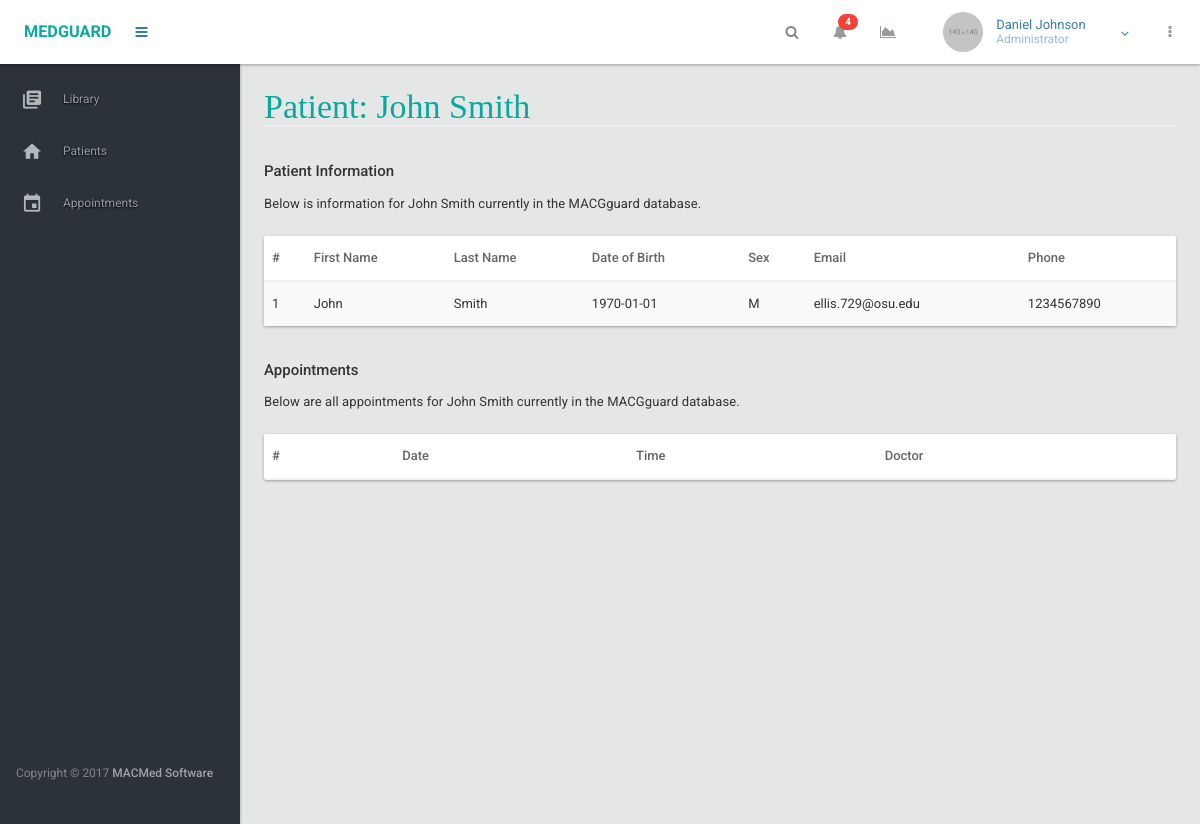
Screenshot of /patients/1 (signed in) with the database file from the repository.
### models.py (models this page shows, shortened)
class Users(db.Model):
	__tablename__ = 'users'
	user_id = db.Column(db.Integer, primary_key=True)
	last_name = db.Column(db.String(20), nullable=False)
	first_name = db.Column(db.String(20), nullable=False)
	sex = db.Column(db.String(1), nullable=False)
	dob = db.Column(db.Date, nullable=False)
	username = db.Column(db.String, unique=True, nullable=False)
	password = db.Column(db.String, nullable=False) # TODO Need this to be salted, etc
	email = db.Column(db.String, unique=True, nullable=False)
	phone_num = db.Column(db.String(10))
	user_level = db.relationship('User_level', backref='role')
	appts = db.relationship('PatientAppt', foreign_keys='PatientAppt.patient_id', backref='appts')
	doc = db.relationship('PatientAppt', foreign_keys='PatientAppt.doctor_id', backref='doc')

### views.py (the view)
@app.route('/patients/<user_id>')
@login_required
def view_single_patient(user_id):
	data = Users.query.filter(Users.user_id == user_id).first()
	return render_template('patients-single.html', main_nav = render_nav('main'), data=data, page_title='Patient: ' + data.first_name + ' ' + data.last_name)

### controller.py (called while the page is built)
def get_user_role(user_id):
	user = Users.query.filter_by(user_id=user_id).first()
	if user is not None:
		return 1
	else:
		return False

### nav.py (called while the page is built)
def render_nav(location):
	if location == "main":
		return render_nav_main()

def render_nav_main():
	links = []
	user_id = session['user_id']
	role = get_user_role(user_id)
	for page in PAGE_ACCESS[role]:
		links.append(mg_get_link(page))
	return links

def mg_get_link(link):
	ret_vals = {}
	if link is 'patients':
		ret_vals['url'] = url_for('view_patients')
		ret_vals['name'] = 'Patients'
		ret_vals['icon'] = 'home'
	elif link == 'library':
		ret_vals['url'] = url_for('view_library')
		ret_vals['name'] = 'Library'
		ret_vals['icon'] = 'my-library-books'
	elif link == 'appointments':
		ret_vals['url'] = url_for('view_appointments')
		ret_vals['name'] = 'Appointments'
		ret_vals['icon'] = 'event'
	elif link == 'patient_data':
		ret_vals['url'] = url_for('view_appointments')
		ret_vals['name'] = 'Appointments'
		ret_vals['icon'] = 'event'
	return ret_vals

### views.py (called while the page is built)
def login_required(test):
	@wraps(test)
	def wrap(*args, **kwargs):
		if 'logged_in' in session:
			return test(*args, **kwargs)
		else:
			flash('You need to login first')
			return redirect(url_for('login'))
	return wrap

### templates/patients-single.html (shortened to what this page needs)
{% extends "dashboard.html" %}
{% block content %}
<div class="row">
	<div class="col-lg-12">
		<h4>Patient Information</h4>
	</div>
	<div class="col-md-8">
		<article class="margin-bottom-xxl">
			<p>
				Below is information for {{ data.first_name }} {{ data.last_name }} currently in the MACGguard database.
			</p>
		</article>
	</div>
	<div class="col-lg-12">
		<div class="card">
			<div class="card-body no-padding">
				<div class="table-responsive no-margin">
					<table class="table table-striped no-margin">
						<thead>
							<tr>
								<th>#</th>
								<th>First Name</th>
								<th>Last Name</th>
								<th>Date of Birth</th>
								<th>Sex</th>
								<th>Email</th>
								<th>Phone</th>
							</tr>
						</thead>
						<tbody>
								<tr>
									<td>{{ data.user_id }}</td>
									<td>{{ data.first_name }}</td>
									<td>{{ data.last_name }}</td>
									<td>{{ data.dob }}</td>
									<td>{{ data.sex }}</td>
									<td>{{ data.email }}</td>
									<td>{{ data.phone_num }}</td>
								</tr>
						</tbody>
					</table>
				</div>
			</div>
		</div>
	</div>
</div>
<div class="row">
	<div class="col-lg-12">
		<h4>Appointments</h4>
	</div>
	<div class="col-md-8">
		<article class="margin-bottom-xxl">
			<p>
				Below are all appointments for {{ data.first_name }} {{ data.last_name }} currently in the MACGguard database.
			</p>
		</article>
	</div>
	<div class="col-lg-12">
		<div class="card">
			<div class="card-body no-padding">
				<div class="table-responsive no-margin">
					<table class="table table-striped no-margin">
						<thead>
							<tr>
								<th>#</th>
								<th>Date</th>
								<th>Time</th>
								<th>Doctor</th>
							</tr>
						</thead>
					</table>
				</div>
			</div>
		</div>
	</div>
</div>
{% endblock %}

### rows the page displays
Users: first_name "John", last_name "Smith", user_id "1", dob "1970-01-01", sex "M", email "ellis.729@osu.edu", phone_num "1234567890"

### other values shown
{{ page_title }} "Patient: John Smith"
{{ link['name'] }} "Library" "Patients" "Appointments"
